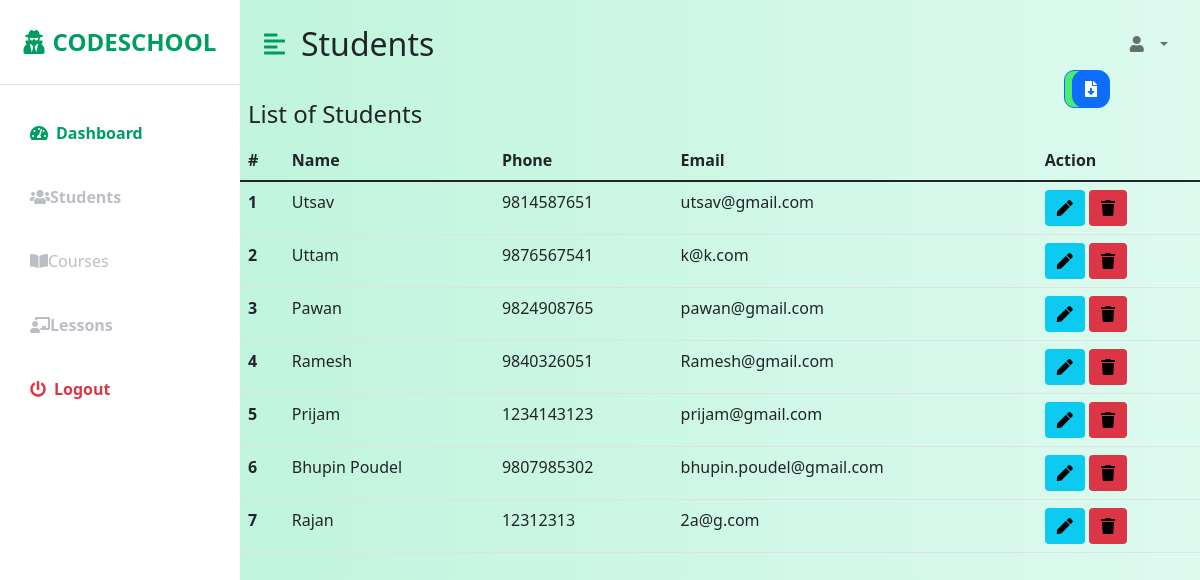
/student.php, run on the app's committed database.
### tables this page shows
CREATE TABLE `student` (
  `id` int(11) NOT NULL,
  `sname` varchar(255) NOT NULL,
  `sphone` varchar(255) NOT NULL,
  `semail` varchar(255) NOT NULL,
  `spassword` varchar(255) NOT NULL,
  `e_date` date DEFAULT NULL
);

### student.php (the view, shortened to what this page needs)
<?php
    include('includes/sidebar.php');
    include('includes/connection.php');
?>
<body>
<p class="m-2 fs-4 loc">List of Students</p>
<div type="button" class="btn btn-primary add_cors d-inline">
<a href="add_student.php"><i class="fas fa-plus"></i></a>
</div>
<div class="d-inline download-button btn btn-primary">
    <a href="report.php" ><i class=" fas fa-file-download"></i></a>
</div>
<?php
    $sql = "SELECT * FROM student";
    $result = $conn->query($sql) or die($conn->error);
    echo'<table class="table">';
    echo'<thead>';
    echo'<tr>';
      echo'<th scope="col">#</th>';
      echo'<th scope="col">Name</th>';
      echo'<th scope="col">Phone</th>';
      echo'<th scope="col">Email</th>';
      echo'<th scope="col">Action</th>';
   echo' </tr>';
 echo' </thead>';
  echo'<tbody> ';
  $i = 1;
      while($row = $result->fetch_assoc()){
        echo'<tr>';
        echo'<th scope="row">'.$i.'</th>';
        echo'<td>'.$row['sname'].'</td>';
        echo'<td>'.$row['sphone'].'</td>';
        echo'<td>'.$row['semail'].'</td>';
        echo'<td>
            <form action="editstudent.php" method="POST" class="d-inline">
            <input action="" type="hidden" name="id" value='.$row['id'].'>
            <button class="act submit btn btn-info mr-2" name="view"><i class="fas fa-pen"></i></button>
            </form>
            <form method="POST" class="d-inline">
            <input action="" type="hidden" name="id" value='.$row['id'].'>
            <button class="act submit btn btn-info bg-danger" name="delete"><i class="fas fa-trash"></i></button>
            </form>
        </td>';
    echo'</tr>';
    $i++;
     }
 echo '</tbody>';
echo'</table>';
?>
<?php
    include('includes/toggle.php');
?>
</body>

### Stylesheets/dashboard.css (style rules this page uses)
:root { --main-bg-color: #009d63; --main-text-color: #009d63; --second-text-color: #bbbec5; --second-bg-color: #c1efde; }

### data on the page
student: sname "Utsav", sphone "9814587651", semail "utsav@gmail.com"
student: sname "Uttam", sphone "9876567541", semail "k@k.com"
student: sname "Pawan", sphone "9824908765", semail "pawan@gmail.com"
student: sname "Ramesh", sphone "9840326051", semail "Ramesh@gmail.com"
student: sname "Prijam", sphone "1234143123", semail "prijam@gmail.com"
student: sname "Bhupin Poudel", sphone "9807985302", semail "bhupin.poudel@gmail.com"
student: sname "Rajan", sphone "12312313", semail "2a@g.com"
